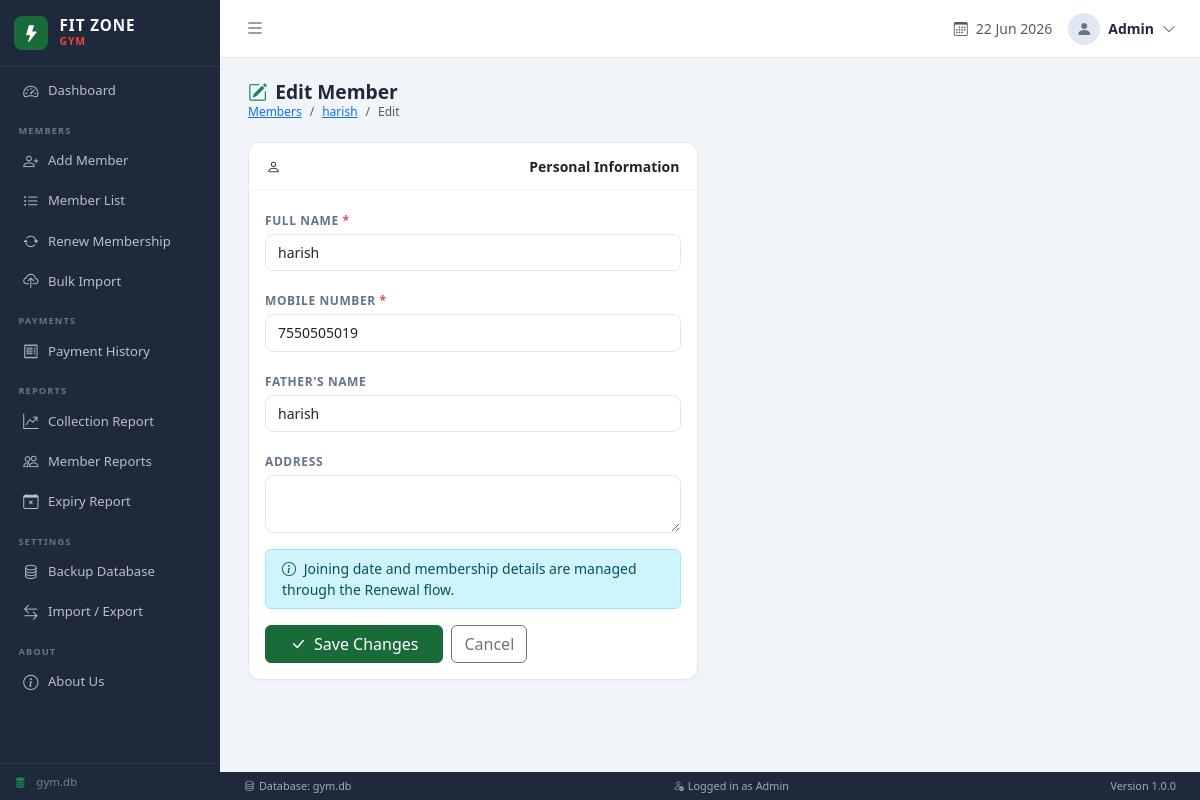
/members/1/edit, run on an earlier commit of the app's database.
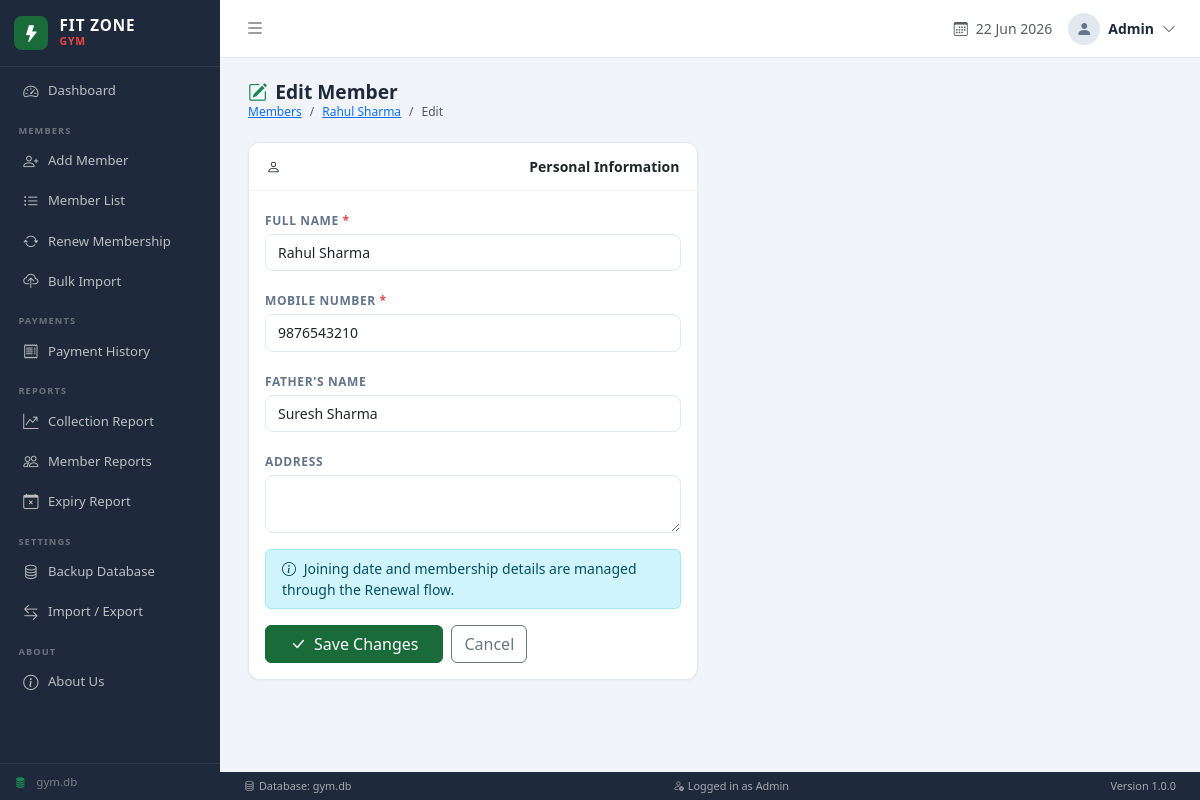
And on a later commit of the database.
### tables this page shows
CREATE TABLE "member_master" (
            member_id   INTEGER PRIMARY KEY AUTOINCREMENT,
            name        TEXT NOT NULL,
            mobile      TEXT NOT NULL,
            father_name TEXT DEFAULT '',
            address     TEXT DEFAULT '',
            join_date   DATE NOT NULL,
            status      TEXT DEFAULT 'Active',
            created_at  TIMESTAMP DEFAULT CURRENT_TIMESTAMP,
            UNIQUE (name, mobile)
        );

### routers/members.py (the view)
@router.get("/{member_id}/edit")
async def edit_member_form(request: Request, member_id: int):
    member = db.get_member(member_id)
    if not member:
        raise HTTPException(status_code=404, detail="Member not found")
    return templates.TemplateResponse("members/edit.html", {"request": request, "member": member})

### templates/members/edit.html (shortened to what this page needs)
{% extends "base.html" %}
{% block content %}
<div class="page-header">
  <div>
    <h4><i class="bi bi-pencil-square me-2 text-success"></i>Edit Member</h4>
    <nav aria-label="breadcrumb">
      <ol class="breadcrumb">
        <li class="breadcrumb-item"><a href="/members">Members</a></li>
        <li class="breadcrumb-item"><a href="/members/{{ member.member_id }}/view">{{ member.name }}</a></li>
        <li class="breadcrumb-item active">Edit</li>
      </ol>
    </nav>
  </div>
</div>
<div class="row">
  <div class="col-lg-6">
    <div class="card">
      <div class="card-header"><i class="bi bi-person me-2"></i>Personal Information</div>
      <div class="card-body">
        <form method="post" action="/members/{{ member.member_id }}/edit">
          <div class="mb-3">
            <label class="form-label">Full Name <span class="required-star">*</span></label>
            <input type="text" name="name" class="form-control" required value="{{ member.name }}">
          </div>
          <div class="mb-3">
            <label class="form-label">Mobile Number <span class="required-star">*</span></label>
            <input type="tel" name="mobile" id="mobileEdit" class="form-control" required
                   value="{{ member.mobile }}" pattern="[6-9][0-9]{9}" maxlength="10" inputmode="numeric">
          </div>
          <div class="mb-3">
            <label class="form-label">Father's Name</label>
            <input type="text" name="father_name" class="form-control" value="{{ member.father_name or '' }}">
          </div>
          <div class="mb-3">
            <label class="form-label">Address</label>
            <textarea name="address" class="form-control" rows="2">{{ member.address or '' }}</textarea>
          </div>
          <div class="alert alert-info small py-2">
            <i class="bi bi-info-circle me-1"></i>
            Joining date and membership details are managed through the Renewal flow.
          </div>
          <div class="d-flex gap-2 mt-3">
            <button type="submit" class="btn btn-primary px-4">
              <i class="bi bi-check-lg me-2"></i>Save Changes
            </button>
            <a href="/members/{{ member.member_id }}/view" class="btn btn-outline-secondary">Cancel</a>
          </div>
        </form>
      </div>
    </div>
  </div>
</div>
{% endblock %}

What changed in the data, as far as the page shows it:
changed member_master: name "harish" → "Rahul Sharma"; mobile "7550505019" → "9876543210"; father_name "harish" → "Suresh Sharma"
